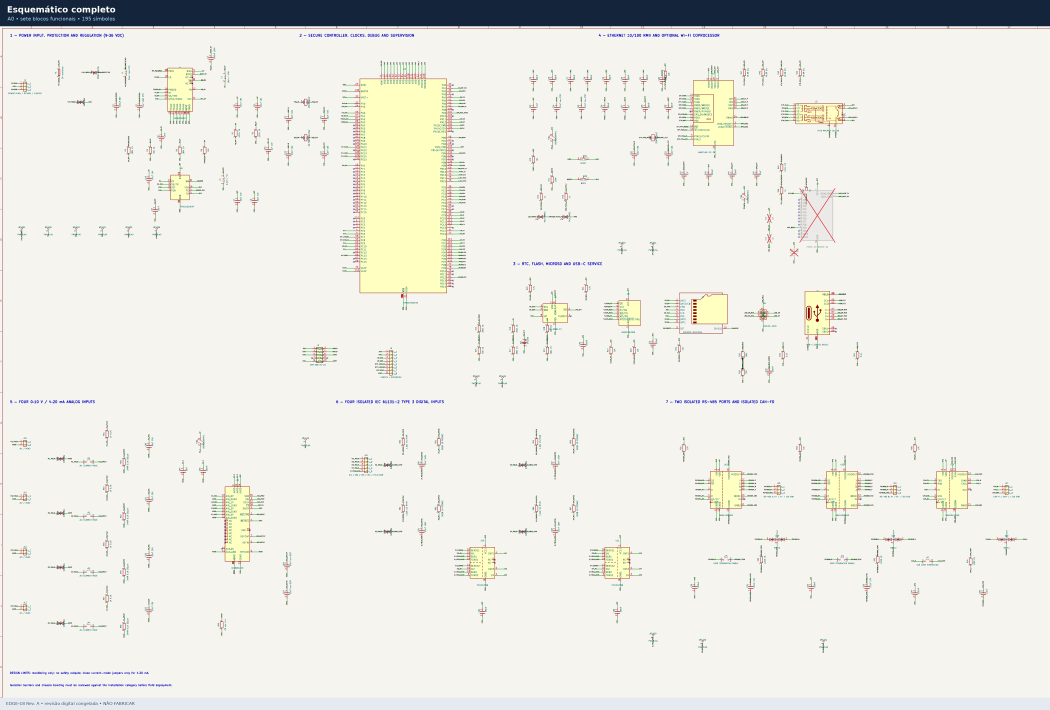
#> input picture docs/images/01-esquematico-visao-geral.png, 4200 x 2839 px (shown at 1/4 size)
$ python -i build_visuals.py   (imports and definitions only)
#> lines starting #> are read from the running program, lines starting #| are printed output that depends on the picture; after the words box and inside, x2 and y2 are one past the last pixel; in counts of white or black regions, pixels touching at a corner belong together
#> further down, picture is the input picture: PIL image 4200x2839 RGB; mean R, G, B 234, 233.6, 227.5
#!/usr/bin/env python3
"""Crop, label and validate the 15 EDGE-18 documentation images."""

from __future__ import annotations

import argparse
from pathlib import Path

from PIL import Image, ImageChops, ImageDraw, ImageFont


DPI = 180.0
PX_PER_MM = DPI / 25.4
FONT_BOLD = Path("/usr/share/fonts/truetype/dejavu/DejaVuSans-Bold.ttf")
FONT_REGULAR = Path("/usr/share/fonts/truetype/dejavu/DejaVuSans.ttf")


# [5 lines left out: function crop_mm, not called in this run]


def trim_white(image: Image.Image, padding: int = 28) -> Image.Image:
#> called with padding = 28
    rgb = image.convert("RGB")
    white = Image.new("RGB", rgb.size, (255, 255, 255))
#> white: PIL image 4200x2839 RGB; every value is 255
    difference = ImageChops.difference(rgb, white).convert("L")
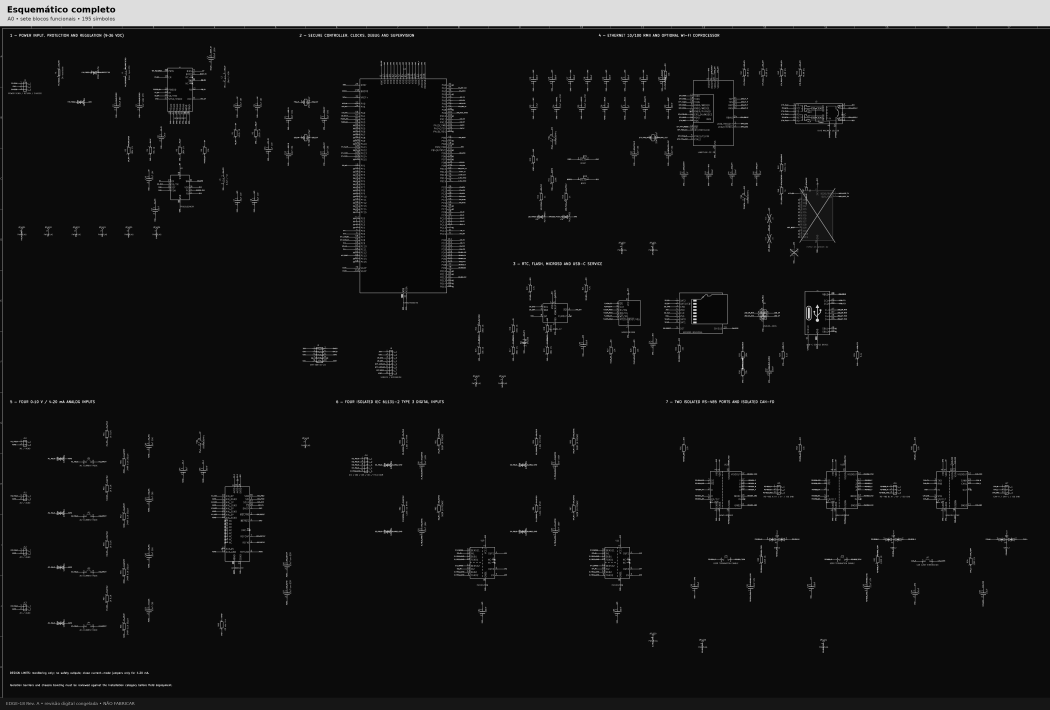
#> difference: PIL image 4200x2839 L (shown at 1/4 size); min 0, max 255, mean 21.8
    difference = difference.point(lambda value: 255 if value > 12 else 0)
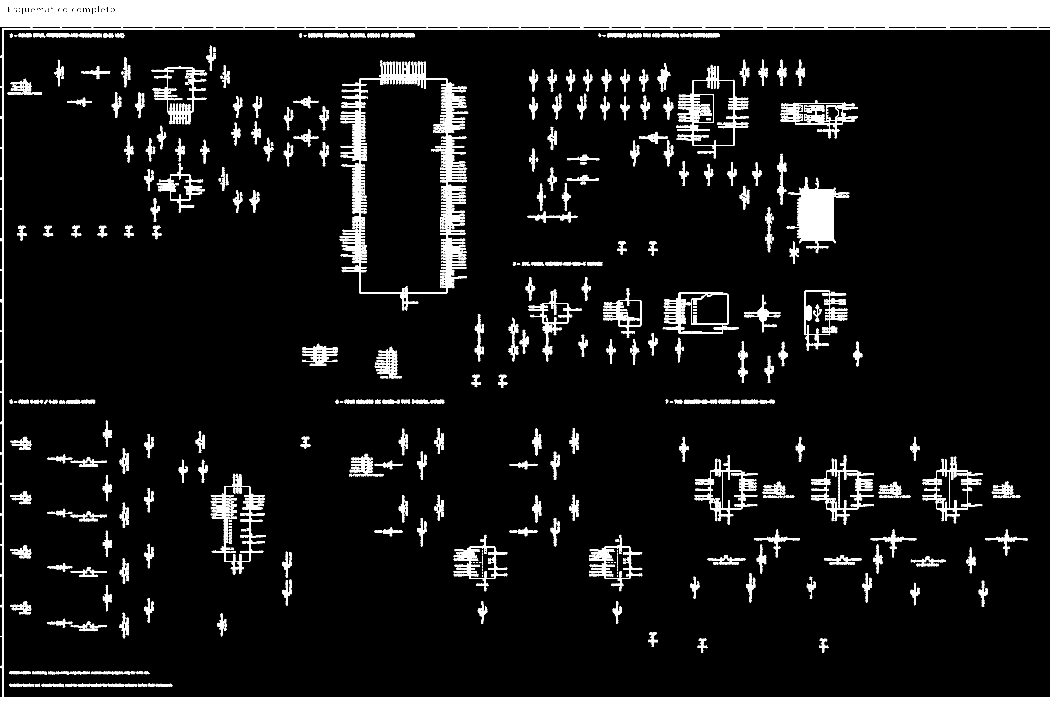
#> difference: PIL image 4200x2839 L (shown at 1/4 size); 9.3% white; 11395 white regions (9430 under 20 px), largest, box (x1, y1, x2, y2) and area: (0, 0, 4200, 2839) 667142, (1359, 242, 1873, 1242) 44803, (3147, 711, 3397, 1012) 29005
    box = difference.getbbox()
#> box = (0, 0, 4200, 2839)
    if box is None:
        return rgb
    left = max(0, box[0] - padding)
#> left = 0
    top = max(0, box[1] - padding)
#> top = 0
    right = min(rgb.width, box[2] + padding)
#> right = 4200
    bottom = min(rgb.height, box[3] + padding)
#> bottom = 2839
    return rgb.crop((left, top, right, bottom))


# [33 lines left out: function decorate, not called in this run]


def save(image: Image.Image, output: Path) -> None:
    output.parent.mkdir(parents=True, exist_ok=True)
    image.save(output, format="PNG", optimize=True, compress_level=8)


# [132 lines left out: function main, not called in this run]


# [2 lines not run here, left out]

>>> from PIL import Image
>>> picture = Image.open('../docs/images/01-esquematico-visao-geral.png')
>>> result = trim_white(picture)
